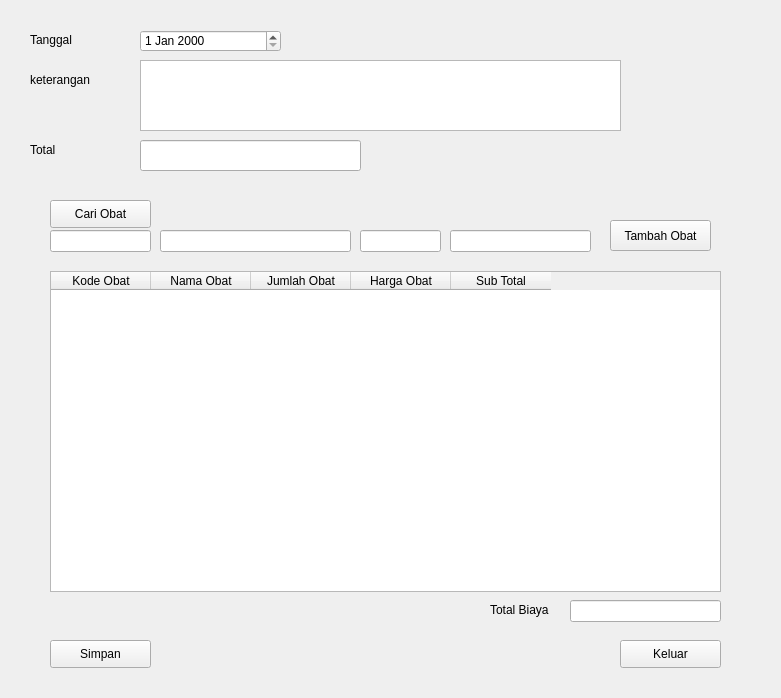
<?xml version="1.0" encoding="UTF-8"?>
<ui version="4.0">
 <class>Form</class>
 <widget class="QWidget" name="Form">
  <property name="geometry">
   <rect>
    <x>0</x>
    <y>0</y>
    <width>781</width>
    <height>698</height>
   </rect>
  </property>
  <property name="windowTitle">
   <string>Penjualan</string>
  </property>
  <widget class="QLabel" name="label">
   <property name="geometry">
    <rect>
     <x>30</x>
     <y>30</y>
     <width>111</width>
     <height>20</height>
    </rect>
   </property>
   <property name="text">
    <string>Tanggal</string>
   </property>
  </widget>
  <widget class="QDateEdit" name="dtpTanggal">
   <property name="geometry">
    <rect>
     <x>140</x>
     <y>30</y>
     <width>141</width>
     <height>22</height>
    </rect>
   </property>
  </widget>
  <widget class="QLabel" name="label_4">
   <property name="geometry">
    <rect>
     <x>30</x>
     <y>70</y>
     <width>111</width>
     <height>20</height>
    </rect>
   </property>
   <property name="text">
    <string>keterangan</string>
   </property>
  </widget>
  <widget class="QPlainTextEdit" name="txtKeterangan">
   <property name="geometry">
    <rect>
     <x>140</x>
     <y>60</y>
     <width>481</width>
     <height>71</height>
    </rect>
   </property>
  </widget>
  <widget class="QTableWidget" name="tblObat">
   <property name="geometry">
    <rect>
     <x>50</x>
     <y>271</y>
     <width>671</width>
     <height>321</height>
    </rect>
   </property>
   <column>
    <property name="text">
     <string>Kode Obat</string>
    </property>
   </column>
   <column>
    <property name="text">
     <string>Nama Obat</string>
    </property>
   </column>
   <column>
    <property name="text">
     <string>Jumlah Obat</string>
    </property>
   </column>
   <column>
    <property name="text">
     <string>Harga Obat</string>
    </property>
   </column>
   <column>
    <property name="text">
     <string>Sub Total</string>
    </property>
   </column>
  </widget>
  <widget class="QPushButton" name="btnTambahObat">
   <property name="geometry">
    <rect>
     <x>50</x>
     <y>200</y>
     <width>101</width>
     <height>28</height>
    </rect>
   </property>
   <property name="text">
    <string>Cari Obat</string>
   </property>
  </widget>
  <widget class="QPushButton" name="btnSimpan">
   <property name="geometry">
    <rect>
     <x>50</x>
     <y>640</y>
     <width>101</width>
     <height>28</height>
    </rect>
   </property>
   <property name="text">
    <string>Simpan</string>
   </property>
  </widget>
  <widget class="QPushButton" name="btnKeluar">
   <property name="geometry">
    <rect>
     <x>620</x>
     <y>640</y>
     <width>101</width>
     <height>28</height>
    </rect>
   </property>
   <property name="text">
    <string>Keluar</string>
   </property>
  </widget>
  <widget class="QLineEdit" name="txtKodeObat">
   <property name="geometry">
    <rect>
     <x>50</x>
     <y>230</y>
     <width>101</width>
     <height>22</height>
    </rect>
   </property>
  </widget>
  <widget class="QLineEdit" name="txtNamaObat">
   <property name="geometry">
    <rect>
     <x>160</x>
     <y>230</y>
     <width>191</width>
     <height>22</height>
    </rect>
   </property>
  </widget>
  <widget class="QLineEdit" name="txtJml">
   <property name="geometry">
    <rect>
     <x>360</x>
     <y>230</y>
     <width>81</width>
     <height>22</height>
    </rect>
   </property>
  </widget>
  <widget class="QLineEdit" name="txtHargaObat">
   <property name="geometry">
    <rect>
     <x>450</x>
     <y>230</y>
     <width>141</width>
     <height>22</height>
    </rect>
   </property>
  </widget>
  <widget class="QPushButton" name="btnInsertObat">
   <property name="geometry">
    <rect>
     <x>610</x>
     <y>220</y>
     <width>101</width>
     <height>31</height>
    </rect>
   </property>
   <property name="text">
    <string>Tambah Obat</string>
   </property>
  </widget>
  <widget class="QLabel" name="label_5">
   <property name="geometry">
    <rect>
     <x>490</x>
     <y>600</y>
     <width>111</width>
     <height>20</height>
    </rect>
   </property>
   <property name="text">
    <string>Total Biaya</string>
   </property>
  </widget>
  <widget class="QLineEdit" name="txtTotalBiaya">
   <property name="geometry">
    <rect>
     <x>570</x>
     <y>600</y>
     <width>151</width>
     <height>22</height>
    </rect>
   </property>
  </widget>
  <widget class="QLabel" name="label_6">
   <property name="geometry">
    <rect>
     <x>30</x>
     <y>140</y>
     <width>111</width>
     <height>20</height>
    </rect>
   </property>
   <property name="text">
    <string>Total</string>
   </property>
  </widget>
  <widget class="QLineEdit" name="txtTotal">
   <property name="geometry">
    <rect>
     <x>140</x>
     <y>140</y>
     <width>221</width>
     <height>31</height>
    </rect>
   </property>
   <property name="font">
    <font>
     <pointsize>12</pointsize>
     <weight>75</weight>
     <bold>true</bold>
    </font>
   </property>
  </widget>
 </widget>
 <resources/>
 <connections/>
</ui>
